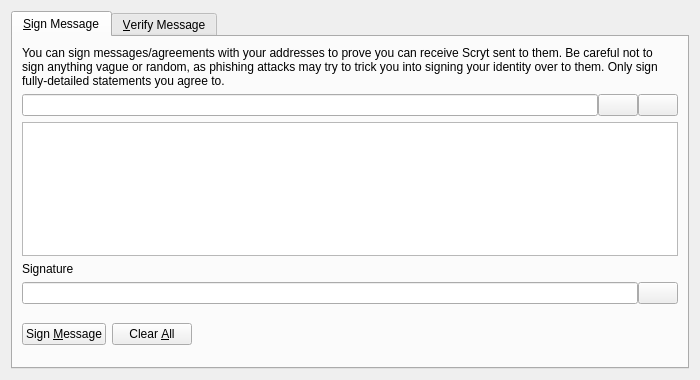
<?xml version="1.0" encoding="UTF-8"?>
<ui version="4.0">
 <class>SignVerifyMessageDialog</class>
 <widget class="QDialog" name="SignVerifyMessageDialog">
  <property name="geometry">
   <rect>
    <x>0</x>
    <y>0</y>
    <width>700</width>
    <height>380</height>
   </rect>
  </property>
  <property name="windowTitle">
   <string>Signatures - Sign / Verify a Message</string>
  </property>
  <property name="modal">
   <bool>true</bool>
  </property>
  <layout class="QVBoxLayout" name="verticalLayout">
   <item>
    <widget class="QTabWidget" name="tabWidget">
     <property name="currentIndex">
      <number>0</number>
     </property>
     <widget class="QWidget" name="tabSignMessage">
      <attribute name="title">
       <string>&amp;Sign Message</string>
      </attribute>
      <layout class="QVBoxLayout" name="verticalLayout_SM">
       <item>
        <widget class="QLabel" name="infoLabel_SM">
         <property name="text">
          <string>You can sign messages/agreements with your addresses to prove you can receive Scryt sent to them. Be careful not to sign anything vague or random, as phishing attacks may try to trick you into signing your identity over to them. Only sign fully-detailed statements you agree to.</string>
         </property>
         <property name="textFormat">
          <enum>Qt::PlainText</enum>
         </property>
         <property name="wordWrap">
          <bool>true</bool>
         </property>
        </widget>
       </item>
       <item>
        <layout class="QHBoxLayout" name="horizontalLayout_1_SM">
         <property name="spacing">
          <number>0</number>
         </property>
         <item>
          <widget class="QValidatedLineEdit" name="addressIn_SM">
           <property name="toolTip">
            <string>The Scryt address to sign the message with</string>
           </property>
          </widget>
         </item>
         <item>
          <widget class="QPushButton" name="addressBookButton_SM">
           <property name="toolTip">
            <string>Choose previously used address</string>
           </property>
           <property name="text">
            <string/>
           </property>
           <property name="shortcut">
            <string>Alt+A</string>
           </property>
           <property name="autoDefault">
            <bool>false</bool>
           </property>
          </widget>
         </item>
         <item>
          <widget class="QPushButton" name="pasteButton_SM">
           <property name="toolTip">
            <string>Paste address from clipboard</string>
           </property>
           <property name="text">
            <string/>
           </property>
           <property name="shortcut">
            <string>Alt+P</string>
           </property>
           <property name="autoDefault">
            <bool>false</bool>
           </property>
          </widget>
         </item>
        </layout>
       </item>
       <item>
        <widget class="QPlainTextEdit" name="messageIn_SM">
         <property name="toolTip">
          <string>Enter the message you want to sign here</string>
         </property>
        </widget>
       </item>
       <item>
        <widget class="QLabel" name="signatureLabel_SM">
         <property name="text">
          <string>Signature</string>
         </property>
         <property name="textFormat">
          <enum>Qt::PlainText</enum>
         </property>
        </widget>
       </item>
       <item>
        <layout class="QHBoxLayout" name="horizontalLayout_2_SM">
         <property name="spacing">
          <number>0</number>
         </property>
         <item>
          <widget class="QLineEdit" name="signatureOut_SM">
           <property name="font">
            <font>
             <italic>true</italic>
            </font>
           </property>
           <property name="readOnly">
            <bool>true</bool>
           </property>
          </widget>
         </item>
         <item>
          <widget class="QPushButton" name="copySignatureButton_SM">
           <property name="toolTip">
            <string>Copy the current signature to the system clipboard</string>
           </property>
           <property name="text">
            <string/>
           </property>
           <property name="autoDefault">
            <bool>false</bool>
           </property>
          </widget>
         </item>
        </layout>
       </item>
       <item>
        <layout class="QHBoxLayout" name="horizontalLayout_3_SM">
         <item>
          <widget class="QPushButton" name="signMessageButton_SM">
           <property name="toolTip">
            <string>Sign the message to prove you own this Scryt address</string>
           </property>
           <property name="text">
            <string>Sign &amp;Message</string>
           </property>
           <property name="autoDefault">
            <bool>false</bool>
           </property>
          </widget>
         </item>
         <item>
          <widget class="QPushButton" name="clearButton_SM">
           <property name="toolTip">
            <string>Reset all sign message fields</string>
           </property>
           <property name="text">
            <string>Clear &amp;All</string>
           </property>
           <property name="autoDefault">
            <bool>false</bool>
           </property>
          </widget>
         </item>
         <item>
          <spacer name="horizontalSpacer_1_SM">
           <property name="orientation">
            <enum>Qt::Horizontal</enum>
           </property>
           <property name="sizeHint" stdset="0">
            <size>
             <width>40</width>
             <height>48</height>
            </size>
           </property>
          </spacer>
         </item>
         <item>
          <widget class="QLabel" name="statusLabel_SM">
           <property name="font">
            <font>
             <weight>75</weight>
             <bold>true</bold>
            </font>
           </property>
           <property name="text">
            <string/>
           </property>
           <property name="wordWrap">
            <bool>true</bool>
           </property>
          </widget>
         </item>
         <item>
          <spacer name="horizontalSpacer_2_SM">
           <property name="orientation">
            <enum>Qt::Horizontal</enum>
           </property>
           <property name="sizeHint" stdset="0">
            <size>
             <width>40</width>
             <height>48</height>
            </size>
           </property>
          </spacer>
         </item>
        </layout>
       </item>
      </layout>
     </widget>
     <widget class="QWidget" name="tabVerifyMessage">
      <attribute name="title">
       <string>&amp;Verify Message</string>
      </attribute>
      <layout class="QVBoxLayout" name="verticalLayout_VM">
       <item>
        <widget class="QLabel" name="infoLabel_VM">
         <property name="text">
          <string>Enter the receiver's address, message (ensure you copy line breaks, spaces, tabs, etc. exactly) and signature below to verify the message. Be careful not to read more into the signature than what is in the signed message itself, to avoid being tricked by a man-in-the-middle attack. Note that this only proves the signing party receives with the address, it cannot prove sendership of any transaction!</string>
         </property>
         <property name="textFormat">
          <enum>Qt::PlainText</enum>
         </property>
         <property name="alignment">
          <set>Qt::AlignLeading|Qt::AlignLeft|Qt::AlignTop</set>
         </property>
         <property name="wordWrap">
          <bool>true</bool>
         </property>
        </widget>
       </item>
       <item>
        <layout class="QHBoxLayout" name="horizontalLayout_1_VM">
         <property name="spacing">
          <number>0</number>
         </property>
         <item>
          <widget class="QValidatedLineEdit" name="addressIn_VM">
           <property name="toolTip">
            <string>The Scryt address the message was signed with</string>
           </property>
          </widget>
         </item>
         <item>
          <widget class="QPushButton" name="addressBookButton_VM">
           <property name="toolTip">
            <string>Choose previously used address</string>
           </property>
           <property name="text">
            <string/>
           </property>
           <property name="shortcut">
            <string>Alt+A</string>
           </property>
           <property name="autoDefault">
            <bool>false</bool>
           </property>
          </widget>
         </item>
        </layout>
       </item>
       <item>
        <widget class="QPlainTextEdit" name="messageIn_VM"/>
       </item>
       <item>
        <widget class="QValidatedLineEdit" name="signatureIn_VM"/>
       </item>
       <item>
        <layout class="QHBoxLayout" name="horizontalLayout_2_VM">
         <item>
          <widget class="QPushButton" name="verifyMessageButton_VM">
           <property name="toolTip">
            <string>Verify the message to ensure it was signed with the specified Scryt address</string>
           </property>
           <property name="text">
            <string>Verify &amp;Message</string>
           </property>
           <property name="autoDefault">
            <bool>false</bool>
           </property>
          </widget>
         </item>
         <item>
          <widget class="QPushButton" name="clearButton_VM">
           <property name="toolTip">
            <string>Reset all verify message fields</string>
           </property>
           <property name="text">
            <string>Clear &amp;All</string>
           </property>
           <property name="autoDefault">
            <bool>false</bool>
           </property>
          </widget>
         </item>
         <item>
          <spacer name="horizontalSpacer_1_VM">
           <property name="orientation">
            <enum>Qt::Horizontal</enum>
           </property>
           <property name="sizeHint" stdset="0">
            <size>
             <width>40</width>
             <height>48</height>
            </size>
           </property>
          </spacer>
         </item>
         <item>
          <widget class="QLabel" name="statusLabel_VM">
           <property name="font">
            <font>
             <weight>75</weight>
             <bold>true</bold>
            </font>
           </property>
           <property name="text">
            <string/>
           </property>
           <property name="wordWrap">
            <bool>true</bool>
           </property>
          </widget>
         </item>
         <item>
          <spacer name="horizontalSpacer_2_VM">
           <property name="orientation">
            <enum>Qt::Horizontal</enum>
           </property>
           <property name="sizeHint" stdset="0">
            <size>
             <width>40</width>
             <height>48</height>
            </size>
           </property>
          </spacer>
         </item>
        </layout>
       </item>
      </layout>
     </widget>
    </widget>
   </item>
  </layout>
 </widget>
 <customwidgets>
  <customwidget>
   <class>QValidatedLineEdit</class>
   <extends>QLineEdit</extends>
   <header>qvalidatedlineedit.h</header>
  </customwidget>
 </customwidgets>
 <resources>
  <include location="../scryt.qrc"/>
 </resources>
 <connections/>
</ui>
